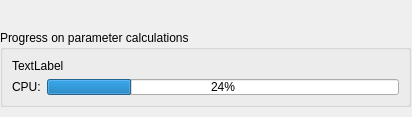
<?xml version="1.0" encoding="UTF-8"?>
<ui version="4.0">
 <class>Dialog</class>
 <widget class="QDialog" name="Dialog">
  <property name="geometry">
   <rect>
    <x>0</x>
    <y>0</y>
    <width>412</width>
    <height>117</height>
   </rect>
  </property>
  <property name="windowTitle">
   <string>Dialog</string>
  </property>
  <widget class="QGroupBox" name="groupBoxProgress">
   <property name="geometry">
    <rect>
     <x>0</x>
     <y>30</y>
     <width>411</width>
     <height>77</height>
    </rect>
   </property>
   <property name="title">
    <string>Progress on parameter calculations</string>
   </property>
   <layout class="QGridLayout" name="gridLayout_4">
    <item row="0" column="0">
     <layout class="QHBoxLayout" name="horizontalLayout_2">
      <item>
       <widget class="QLabel" name="labelProgress">
        <property name="frameShape">
         <enum>QFrame::NoFrame</enum>
        </property>
        <property name="text">
         <string>TextLabel</string>
        </property>
       </widget>
      </item>
     </layout>
    </item>
    <item row="1" column="0">
     <layout class="QHBoxLayout" name="horizontalLayout">
      <item>
       <widget class="QLabel" name="label">
        <property name="text">
         <string>CPU:</string>
        </property>
       </widget>
      </item>
      <item>
       <widget class="QProgressBar" name="progressBarCPU">
        <property name="layoutDirection">
         <enum>Qt::LeftToRight</enum>
        </property>
        <property name="value">
         <number>24</number>
        </property>
       </widget>
      </item>
     </layout>
    </item>
   </layout>
  </widget>
 </widget>
 <resources/>
 <connections/>
</ui>
